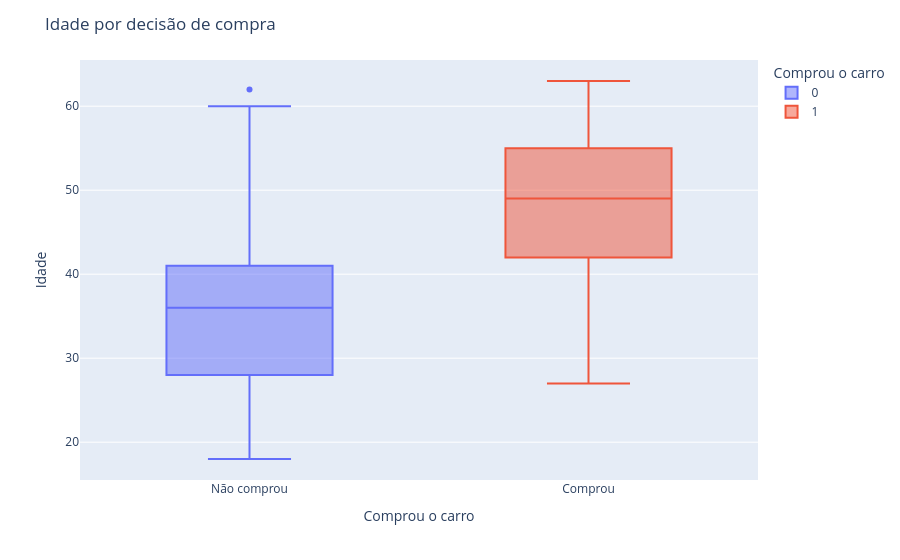

The cell this chart's notebook holds for it:
### Markdown cell above
- Age x Purchased

### Code cell
fig = px.box(
    df,
    x="Purchased",
    y="Age",
    color="Purchased",
    labels={"Purchased": "Comprou o carro", "Age": "Idade"}
)
fig.update_xaxes(tickvals=[0, 1], ticktext=["Não comprou", "Comprou"])
fig.update_layout(title="Idade por decisão de compra")
fig.show()

### Figure 1 — Plotly figure (JSON) as saved in the notebook; plotly's stock layout.template omitted (floating-point values rounded to 4 significant figures; data arrays with more than 128 entries replaced by an {"elided": "..."} marker saying what was removed)
{"data": [{"alignmentgroup": "True", "hovertemplate": "Comprou o carro=%{x}<br>Idade=%{y}<extra></extra>", "legendgroup": "0", "marker": {"color": "#636efa"}, "name": "0", "notched": false, "offsetgroup": "0", "orientation": "v", "showlegend": true, "type": "box", "x": {"elided": "598 int values"}, "x0": " ", "xaxis": "x", "y": {"elided": "598 int values"}, "y0": " ", "yaxis": "y"}, {"alignmentgroup": "True", "hovertemplate": "Comprou o carro=%{x}<br>Idade=%{y}<extra></extra>", "legendgroup": "1", "marker": {"color": "#EF553B"}, "name": "1", "notched": false, "offsetgroup": "1", "orientation": "v", "showlegend": true, "type": "box", "x": {"elided": "402 int values"}, "x0": " ", "xaxis": "x", "y": {"elided": "402 int values"}, "y0": " ", "yaxis": "y"}], "layout": {"boxmode": "overlay", "legend": {"title": {"text": "Comprou o carro"}, "tracegroupgap": 0}, "margin": {"t": 60}, "title": {"text": "Idade por decisão de compra"}, "xaxis": {"anchor": "y", "categoryarray": [0, 1], "categoryorder": "array", "domain": [0, 1], "ticktext": ["Não comprou", "Comprou"], "tickvals": [0, 1], "title": {"text": "Comprou o carro"}}, "yaxis": {"anchor": "x", "domain": [0, 1], "title": {"text": "Idade"}}}}
